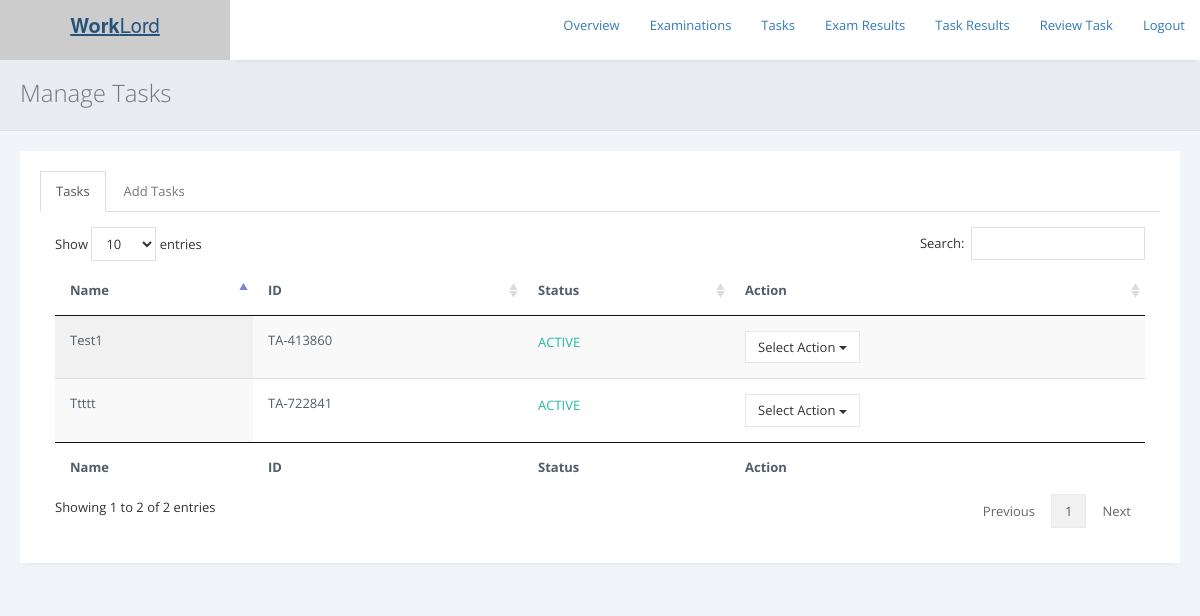
Page /exams/admin/Tasks.php on the earlier database version.
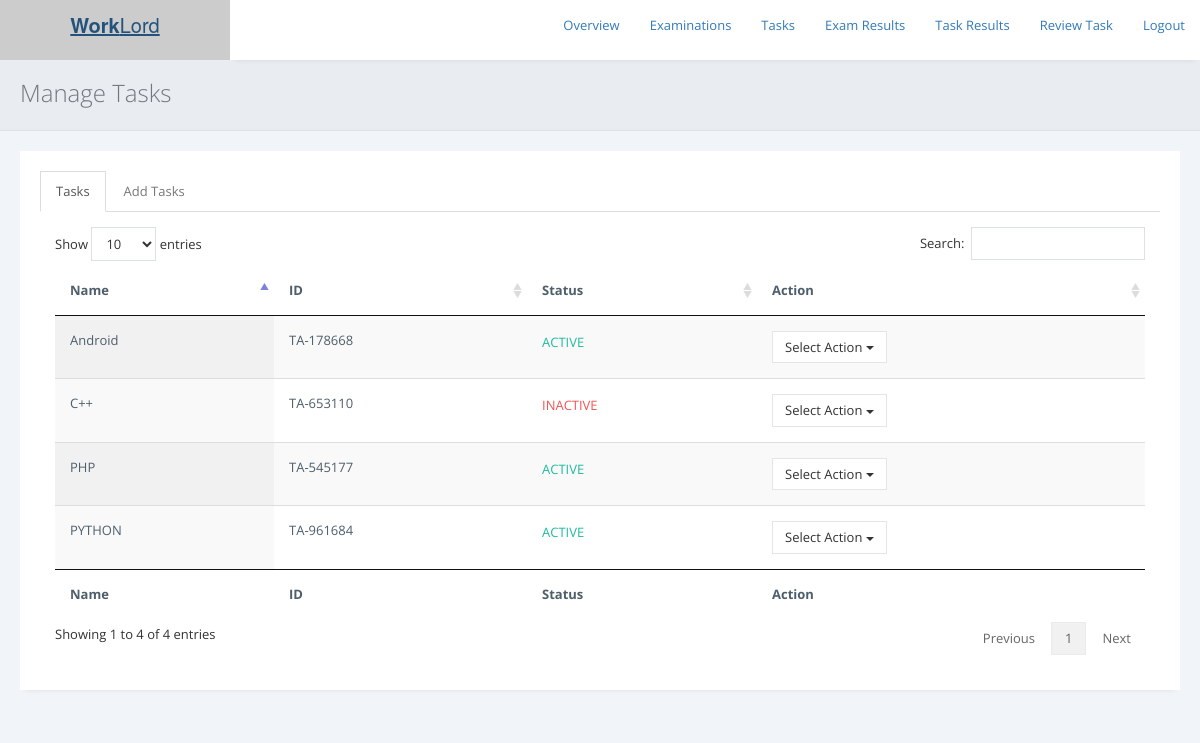
Same page on the later database version.
### tables this page shows
CREATE TABLE `tasks` (
  `task_id` varchar(255) NOT NULL,
  `task_name` varchar(255) NOT NULL,
  `question` longtext NOT NULL,
  `passmark` int(255) NOT NULL,
  `terms` longtext NOT NULL,
  `status` varchar(255) NOT NULL DEFAULT 'Inactive'
);

### exams/admin/Tasks.php (the view, shortened to what this page needs)
<?php
include 'includes/check_reply.php';
?>
<!DOCTYPE html>
<html>
<head>
<link rel="stylesheet" href="https://cdnjs.cloudflare.com/ajax/libs/twitter-bootstrap/3.3.7/css/bootstrap.min.css">
<link rel="stylesheet" href="https://cdnjs.cloudflare.com/ajax/libs/font-awesome/4.7.0/css/font-awesome.min.css">
<link rel="stylesheet" href="https://cdnjs.cloudflare.com/ajax/libs/ionicons/2.0.1/css/ionicons.min.css">
<link rel="stylesheet" href="../../css/AdminLTE.min.css">
        <link href="../assets/plugins/pace-master/themes/blue/pace-theme-flash.css" rel="stylesheet"/>
        <link href="../assets/plugins/uniform/css/uniform.default.min.css" rel="stylesheet"/>
        <link href="../assets/plugins/bootstrap/css/bootstrap.min.css" rel="stylesheet" type="text/css"/>
        <link href="../assets/plugins/fontawesome/css/font-awesome.css" rel="stylesheet" type="text/css"/>
        <link href="../assets/plugins/line-icons/simple-line-icons.css" rel="stylesheet" type="text/css"/>
        <link href="../assets/plugins/offcanvasmenueffects/css/menu_cornerbox.css" rel="stylesheet" type="text/css"/>
        <link href="../assets/plugins/waves/waves.min.css" rel="stylesheet" type="text/css"/>
        <link href="../assets/plugins/switchery/switchery.min.css" rel="stylesheet" type="text/css"/>
        <link href="../assets/plugins/3d-bold-navigation/css/style.css" rel="stylesheet" type="text/css"/>
        <link href="../assets/plugins/slidepushmenus/css/component.css" rel="stylesheet" type="text/css"/>
        <link href="../assets/plugins/datatables/css/jquery.datatables.min.css" rel="stylesheet" type="text/css"/>
        <link href="../assets/plugins/datatables/css/jquery.datatables_themeroller.css" rel="stylesheet" type="text/css"/>
        <link href="../assets/plugins/x-editable/bootstrap3-editable/css/bootstrap-editable.css" rel="stylesheet" type="text/css">
        <link href="../assets/plugins/bootstrap-datepicker/css/datepicker3.css" rel="stylesheet" type="text/css"/>
		<link href="../assets/plugins/select2/css/select2.min.css" rel="stylesheet" type="text/css"/>
        <link href="../assets/css/modern.min.css" rel="stylesheet" type="text/css"/>
        <link href="../assets/css/themes/green.css" class="theme-color" rel="stylesheet" type="text/css"/>
        <link href="../assets/css/custom.css" rel="stylesheet" type="text/css"/>
        <link href="../assets/css/snack.css" rel="stylesheet" type="text/css"/>
        <link href="../assets/plugins/summernote-master/summernote.css" rel="stylesheet" type="text/css"/>
        <link href="../assets/plugins/bootstrap-datepicker/css/datepicker3.css" rel="stylesheet" type="text/css"/>
        <link href="../assets/plugins/bootstrap-colorpicker/css/colorpicker.css" rel="stylesheet" type="text/css"/>
        <link href="../assets/plugins/bootstrap-tagsinput/bootstrap-tagsinput.css" rel="stylesheet" type="text/css"/>
        <link href="../assets/plugins/bootstrap-timepicker/css/bootstrap-timepicker.min.css" rel="stylesheet" type="text/css"/>
    </head>
    <body <?php if ($ms == "1") { print 'onload="myFunction()"'; } ?>  >
        <main class="content-wrap">
<header class="main-header">
    <a href="../../index.php" class="logo logo-bg">
      <span class="logo-lg"><b>Work</b>Lord</span>
    </a>
    <nav class="navbar navbar-static-top">
      <div class="navbar-custom-menu">
        <ul class="nav navbar-nav">
		<li><a href="./">Overview</a></li>
		<li><a href="examinations.php">Examinations</a></li>
		<li><a href="tasks.php">Tasks</a></li>
		<li><a href="results.php">Exam Results</a></li>
		<li><a href="view-taskresults.php">Task Results</a></li>
		<li><a href="reviewtask.php">Review Task</a></li>
		<li><a href="../../logout.php">Logout</a></li>
        </ul>
      </div>
    </nav>
  </header>
            <div class="page-inner">
                <div class="page-title">
                    <h3>Manage Tasks</h3>
                </div>
                <div id="main-wrapper">
                    <div class="row">
                        <div class="col-md-12">
						<div class="row">
                            <div class="col-md-12">
                                <div class="panel panel-white">
                                    <div class="panel-body">
                                        <div role="tabpanel">
                                            <ul class="nav nav-tabs" role="tablist">
                                                <li role="presentation" class="active"><a href="#tab5" role="tab" data-toggle="tab">Tasks</a></li>
                                                <li role="presentation"><a href="#tab6" role="tab" data-toggle="tab">Add Tasks</a></li>
                                            </ul>
                                            <div class="tab-content">
                                                <div role="tabpanel" class="tab-pane active fade in" id="tab5">
                                           <div class="table-responsive">
										   <?php
										   include '../../db.php';
										   $sql = "SELECT * FROM tasks";
                                           $result = $conn->query($sql);
                                           if ($result->num_rows > 0) {
										print '
										<table id="example" class="display table" style="width: 100%; cellspacing: 0;">
                                        <thead>
                                            <tr>
                                                <th>Name</th>
                                                <th>ID</th>
												<th>Status</th>
                                                <th>Action</th>
                                            </tr>
                                        </thead>
                                        <tfoot>
                                            <tr>
                                                <th>Name</th>
                                                <th>ID</th>
												<th>Status</th>
                                                <th>Action</th>
                                            </tr>
                                        </tfoot>
                                        <tbody>';
                                           while($row = $result->fetch_assoc()) {
											   $status = $row['status'];
											   if ($status == "Active") {
											   $st = '<p class="text-success">ACTIVE</p>';
											   $stl = '<a href="pages/make_tsk_in.php?id='.$row['task_id'].'">Make Inactive</a>';
											   }else{
											   $st = '<p class="text-danger">INACTIVE</p>';
                                               $stl = '<a href="pages/make_tsk_ac.php?id='.$row['task_id'].'">Make Active</a>';
											   }
                                          print '
										       <tr>
                                                <td>'.$row['task_name'].'</td>
												<td>'.$row['task_id'].'</td>
												<td>'.$st.'</td>
                                                <td><div class="btn-group" role="group">
                                                <button type="button" class="btn btn-default dropdown-toggle" data-toggle="dropdown" aria-expanded="false">
                                                    Select Action
                                                    <span class="caret"></span>
                                                </button>
                                                <ul class="dropdown-menu" role="menu">
                                                    <li>'.$stl.'</li>
													<li><a href="edit-task.php?tid='.$row['task_id'].'">Edit Task</a></li>
													<li><a href="view-taskquestions.php?tid='.$row['task_id'].'">View Question</a></li>
                                                    <li><a'; ?> onclick = "return confirm('Drop <?php echo $row['task_name']; ?> ?')" <?php print ' href="pages/drop_tsk.php?id='.$row['task_id'].'">Drop Task</a></li>
                                                </ul>
                                            </div></td>
                                            </tr>';
                                           }
										   print '
									   </tbody>
                                       </table>  ';
                                            } else {
											print '
												<div class="alert alert-info" role="alert">
                                        Nothing was found in database.
                                    </div>';
                                           }
										   ?>
                                    </div>
                                                </div>
                                            </div>
                                        </div>
                                    </div>
                                </div>
                            </div>
                        </div>
                        </div>
                    </div>
                </div>
            </div>
        </main>
    </body>
</html>

Differences in the rows shown:
removed tasks: task_name "Test1", task_id "TA-413860", status "ACTIVE"
removed tasks: task_name "Ttttt", task_id "TA-722841", status "ACTIVE"
added tasks: task_name "Android", task_id "TA-178668", status "ACTIVE"
added tasks: task_name "PHP", task_id "TA-545177", status "ACTIVE"
added tasks: task_name "C++", task_id "TA-653110", status "INACTIVE"
added tasks: task_name "PYTHON", task_id "TA-961684", status "ACTIVE"
Other differences:
text written by a page script: "Show entries Search: Showing 1 to 2 of 2 entries Previous 1 Next" → "Show entries Search: Showing 1 to 4 of 4 entries Previous 1 Next"
